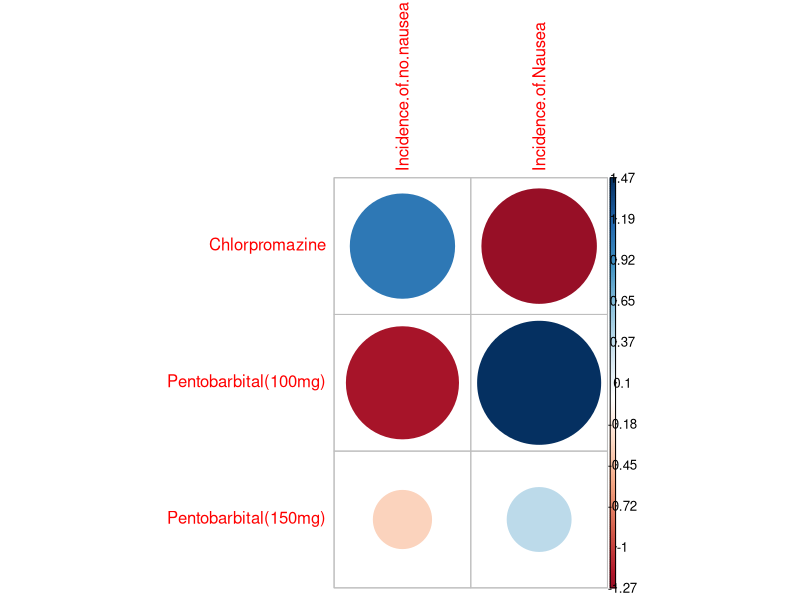
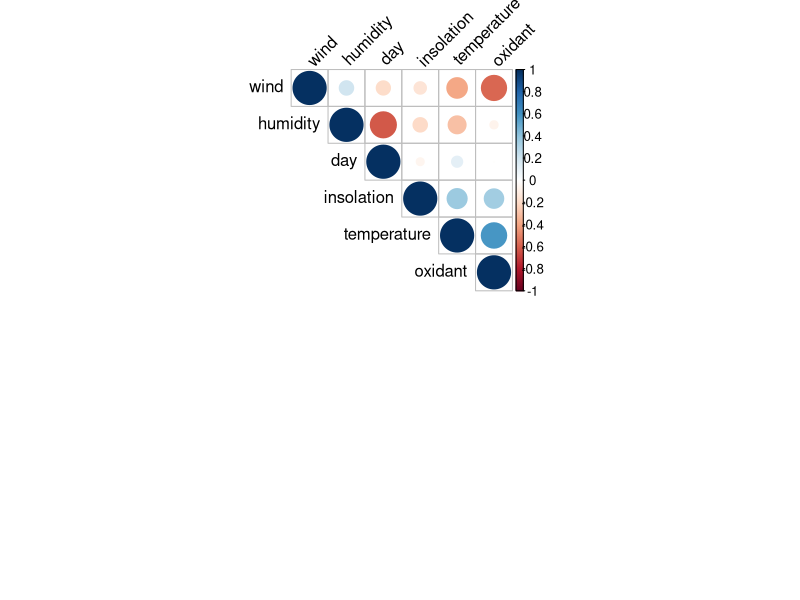
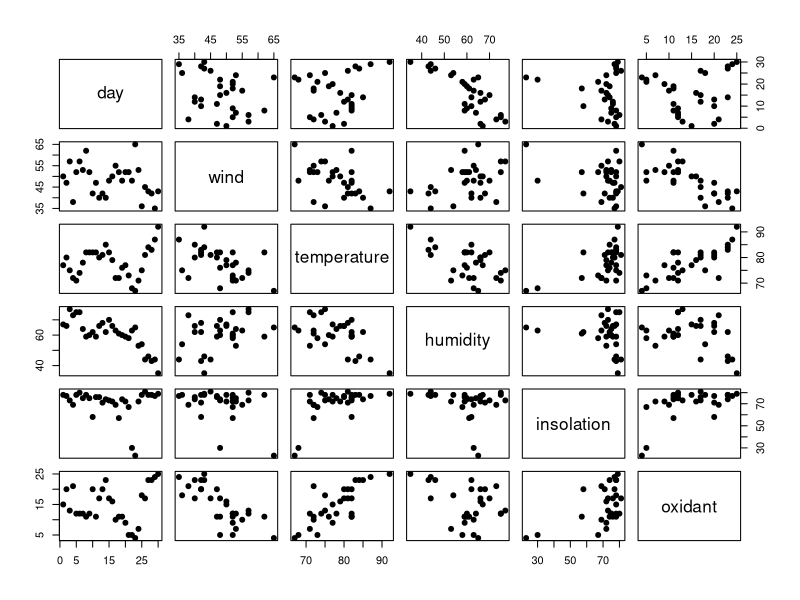
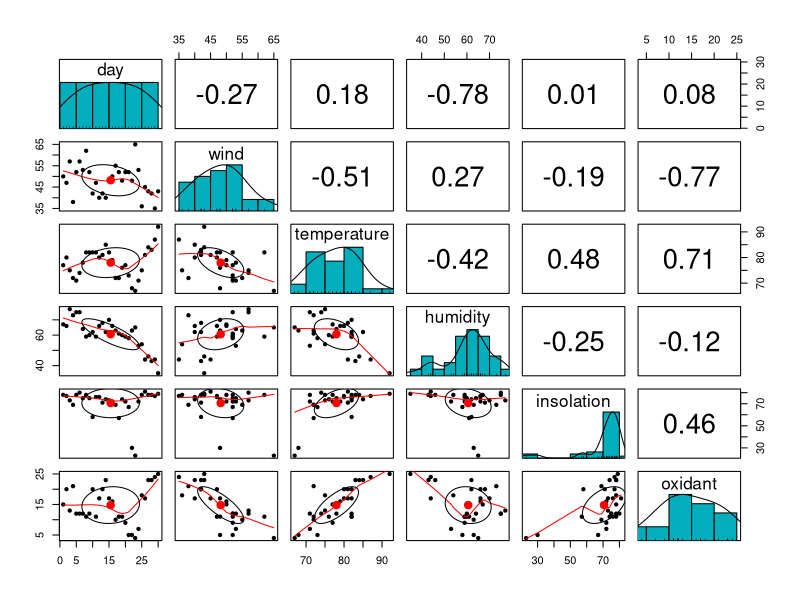
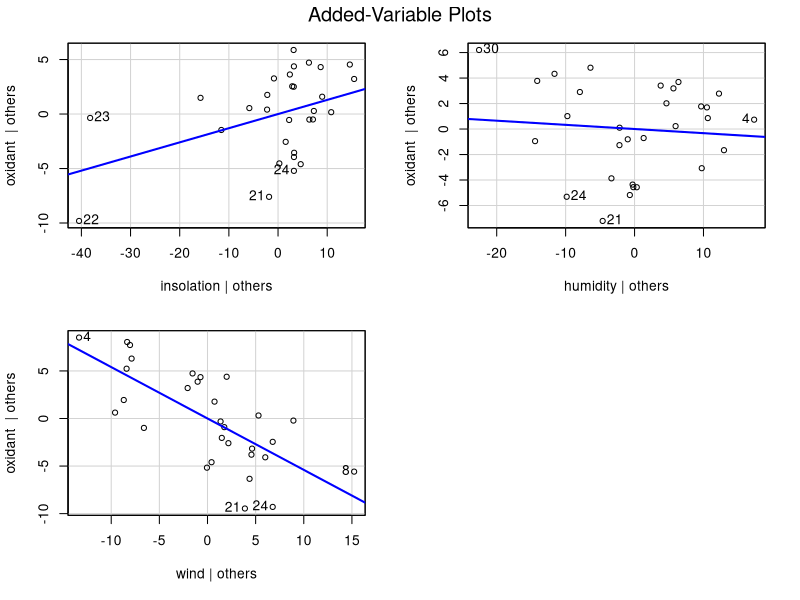
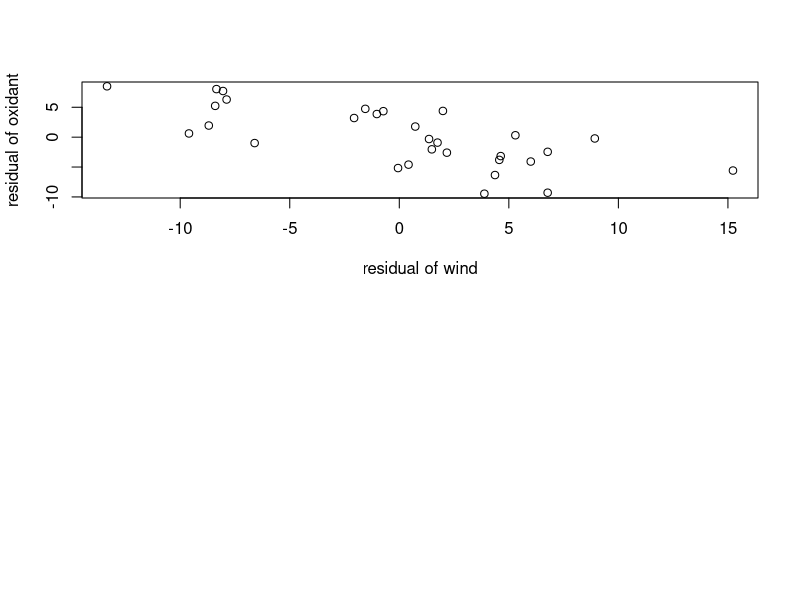

These charts were generated, in order, by the following R code: (Note: this script raises an error after producing the figures.)
## ---- chunk 1
nausea_df <- read.table("data/nauseatable.txt", header=TRUE)
nausea_df
## ---- chunk 2
z=chisq.test(nausea_df)
z
## ---- chunk 3
library(corrplot)
z$residuals
corrplot(z$residuals, is.cor = FALSE)
## ---- chunk 4
indicator_col <- c()
label_col <- c()
for(i in 1:3){
  indicator_col <- append(indicator_col, rep(0, nausea_df[i, 1]))
  indicator_col <- append(indicator_col, rep(1, nausea_df[i, 2]))
  label_col <- append(label_col, rep(rownames(nausea_df)[i], rowSums(nausea_df[i, ])))
}

nausea_two_col_df <- data.frame(indicator_col, label_col)
head(nausea_two_col_df)
## ---- chunk 5

mystat <- function(x) chisq.test(x)$statistic
B <- 1000
tstar <- numeric(B)
for(i in 1:B){
  perm_label <- sample(nausea_two_col_df$label_col) ## permuting the labels
  tstar[i] <- mystat(table(data.frame(nausea_two_col_df$indicator_col, perm_label)))
}
myt <- mystat(table(data.frame(nausea_two_col_df$indicator_col, nausea_two_col_df$label_col)))

pl <- sum(tstar<myt)/B
pr <- sum(tstar>myt)/B
p_perm <- min(pl, pr)
p_perm
## ---- chunk 6
pollution_df <- read.table("data/airpollution.txt", header=TRUE)
head(pollution_df)
## ---- chunk 7
# cor(pollution_df, method = c("spearman"))
if (!require("corrplot")) install.packages("corrplot")
library(corrplot)
par(mfrow=c(2, 1))
res <- cor(pollution_df, method='kendall')
corrplot(res, type = "upper", order = "hclust", 
         tl.col = "black", tl.srt = 45)
pairs(pollution_df, pch = 19)
## ---- chunk 8
if (!require("psych")) install.packages("psych")
library(psych)
pairs.panels(pollution_df, 
             method = "spearman", # correlation method
             hist.col = "#00AFBB",
             density = TRUE,  # show density plots
             ellipses = TRUE # show correlation ellipses
             )
## ---- chunk 9
if (!require("car")) install.packages("car")
library(car)

attach(pollution_df)
mod = lm(oxidant~insolation+humidity+wind)
par(mfrow=c(2, 1))
avPlots(mod)
summary(mod)
## ---- chunk 10
attach(pollution_df)
y = residuals(lm(oxidant~insolation+humidity))
x = residuals(lm(wind~insolation+humidity))
plot(x, y, xlab='residual of wind', ylab='residual of oxidant')
## ---- chunk 11

for(i in names(pollution_df)){
  if(i == 'oxidant'){next}
  # summary(lm(oxidant~i))
  print(summary(lm(paste('pollution_df$oxidant',  '~pollution_df$', i))))
}
## ---- chunk 12
for(i in names(pollution_df)){
  if(i %in% c('oxidant', 'wind')){next}
  print(summary(lm(paste('pollution_df$oxidant',  '~pollution_df$wind+pollution_df$', i))))
}
## ---- chunk 13
for(i in names(pollution_df)){
  if(i %in% c('oxidant', 'wind', 'temperature')){next}
  print(summary(lm(paste('pollution_df$oxidant',  
                         '~pollution_df$wind',
                         '+pollution_df$temperature',
                         '+pollution_df$', 
                         i))))
}
## ---- chunk 14
print(summary(lm(pollution_df$oxidant~pollution_df$wind+pollution_df$temperature)))
## ---- chunk 15
summary(lm(pollution_df$oxidant~ pollution_df$wind + pollution_df$temperature + pollution_df$day + pollution_df$humidity + pollution_df$insolation))
## ---- chunk 16
summary(lm(pollution_df$oxidant ~ pollution_df$wind + pollution_df$temperature + pollution_df$humidity + pollution_df$insolation))
## ---- chunk 17
summary(lm(pollution_df$oxidant~ pollution_df$wind + pollution_df$temperature + pollution_df$humidity))
## ---- chunk 18
summary(lm(pollution_df$oxidant~ pollution_df$wind + pollution_df$temperature))
## ---- chunk 19
x1 <- pollution_df$wind
x2 <- pollution_df$temperature

mod = lm(pollution_df$oxidant ~ x1 + x2)

newxdata = data.frame(x1=33, x2=54)

predict(mod, newxdata, interval='prediction', level=0.95)
predict(mod, newxdata, interval='confidence', level=0.95)
